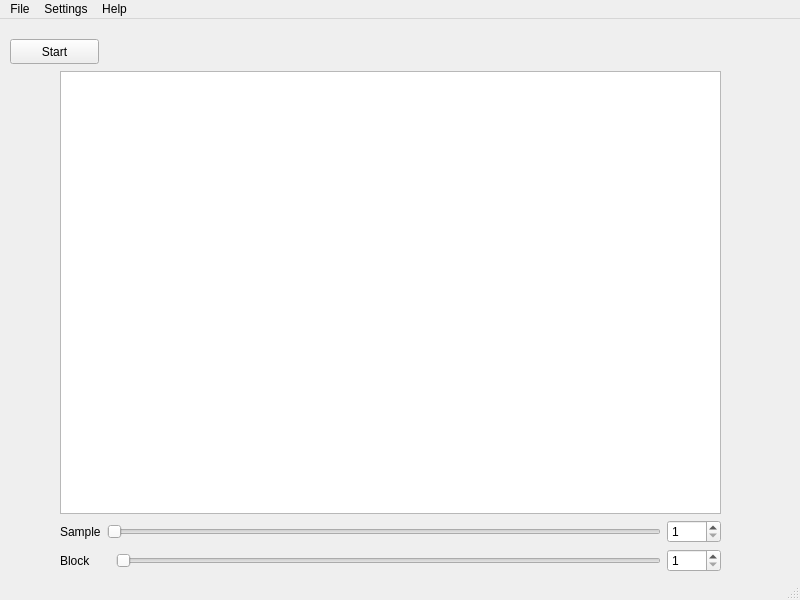
<?xml version="1.0" encoding="UTF-8"?>
<ui version="4.0">
 <class>MainWindow</class>
 <widget class="QMainWindow" name="MainWindow">
  <property name="geometry">
   <rect>
    <x>0</x>
    <y>0</y>
    <width>800</width>
    <height>600</height>
   </rect>
  </property>
  <property name="windowTitle">
   <string>Line Scan Camera</string>
  </property>
  <widget class="QWidget" name="centralwidget">
   <widget class="QPushButton" name="pushButtonStart">
    <property name="geometry">
     <rect>
      <x>10</x>
      <y>20</y>
      <width>89</width>
      <height>25</height>
     </rect>
    </property>
    <property name="text">
     <string>Start</string>
    </property>
   </widget>
   <widget class="QWidget" name="layoutWidget">
    <property name="geometry">
     <rect>
      <x>60</x>
      <y>52</y>
      <width>661</width>
      <height>501</height>
     </rect>
    </property>
    <layout class="QVBoxLayout" name="verticalLayout">
     <item>
      <widget class="QChartView" name="chartView">
       <property name="sizePolicy">
        <sizepolicy hsizetype="Expanding" vsizetype="Expanding">
         <horstretch>0</horstretch>
         <verstretch>0</verstretch>
        </sizepolicy>
       </property>
      </widget>
     </item>
     <item>
      <layout class="QHBoxLayout" name="horizontalLayoutSample">
       <item>
        <widget class="QLabel" name="labelSample">
         <property name="text">
          <string>Sample</string>
         </property>
        </widget>
       </item>
       <item>
        <widget class="QSlider" name="horizontalSliderSample">
         <property name="minimum">
          <number>1</number>
         </property>
         <property name="maximum">
          <number>1000</number>
         </property>
         <property name="orientation">
          <enum>Qt::Horizontal</enum>
         </property>
         <property name="tickPosition">
          <enum>QSlider::NoTicks</enum>
         </property>
        </widget>
       </item>
       <item>
        <widget class="MyQSpinBox" name="spinBoxSample">
         <property name="minimum">
          <number>1</number>
         </property>
         <property name="maximum">
          <number>1000</number>
         </property>
         <property name="value">
          <number>1</number>
         </property>
        </widget>
       </item>
      </layout>
     </item>
     <item>
      <layout class="QHBoxLayout" name="horizontalLayoutBlock">
       <item>
        <widget class="QLabel" name="labelBlock">
         <property name="minimumSize">
          <size>
           <width>50</width>
           <height>0</height>
          </size>
         </property>
         <property name="text">
          <string>Block</string>
         </property>
        </widget>
       </item>
       <item>
        <widget class="QSlider" name="horizontalSliderBlock">
         <property name="minimum">
          <number>1</number>
         </property>
         <property name="maximum">
          <number>1000</number>
         </property>
         <property name="orientation">
          <enum>Qt::Horizontal</enum>
         </property>
        </widget>
       </item>
       <item>
        <widget class="MyQSpinBox" name="spinBoxBlock">
         <property name="minimum">
          <number>1</number>
         </property>
         <property name="maximum">
          <number>1000</number>
         </property>
        </widget>
       </item>
      </layout>
     </item>
    </layout>
   </widget>
  </widget>
  <widget class="QMenuBar" name="menubar">
   <property name="geometry">
    <rect>
     <x>0</x>
     <y>0</y>
     <width>800</width>
     <height>22</height>
    </rect>
   </property>
   <widget class="QMenu" name="menuFile">
    <property name="title">
     <string>File</string>
    </property>
    <addaction name="actionExit"/>
   </widget>
   <widget class="QMenu" name="menuSettings">
    <property name="title">
     <string>Settings</string>
    </property>
    <addaction name="actionEdit"/>
   </widget>
   <widget class="QMenu" name="menuHelp">
    <property name="title">
     <string>Help</string>
    </property>
    <addaction name="actionDump_board_registers"/>
   </widget>
   <addaction name="menuFile"/>
   <addaction name="menuSettings"/>
   <addaction name="menuHelp"/>
  </widget>
  <widget class="QStatusBar" name="statusbar"/>
  <action name="actionEdit">
   <property name="text">
    <string>Edit</string>
   </property>
   <property name="menuRole">
    <enum>QAction::PreferencesRole</enum>
   </property>
  </action>
  <action name="actionExit">
   <property name="text">
    <string>Exit</string>
   </property>
   <property name="menuRole">
    <enum>QAction::QuitRole</enum>
   </property>
  </action>
  <action name="actionDump_board_registers">
   <property name="text">
    <string>Dump board registers</string>
   </property>
  </action>
 </widget>
 <customwidgets>
  <customwidget>
   <class>QChartView</class>
   <extends>QGraphicsView</extends>
   <header>QtCharts</header>
  </customwidget>
  <customwidget>
   <class>MyQSpinBox</class>
   <extends>QSpinBox</extends>
   <header>myqspinbox.h</header>
   <slots>
    <signal>valueManuallyChanged(int)</signal>
   </slots>
  </customwidget>
 </customwidgets>
 <resources/>
 <connections>
  <connection>
   <sender>horizontalSliderBlock</sender>
   <signal>valueChanged(int)</signal>
   <receiver>spinBoxBlock</receiver>
   <slot>setValue(int)</slot>
   <hints>
    <hint type="sourcelabel">
     <x>596</x>
     <y>566</y>
    </hint>
    <hint type="destinationlabel">
     <x>718</x>
     <y>572</y>
    </hint>
   </hints>
  </connection>
  <connection>
   <sender>spinBoxBlock</sender>
   <signal>valueManuallyChanged(int)</signal>
   <receiver>horizontalSliderBlock</receiver>
   <slot>setValue(int)</slot>
   <hints>
    <hint type="sourcelabel">
     <x>718</x>
     <y>572</y>
    </hint>
    <hint type="destinationlabel">
     <x>514</x>
     <y>566</y>
    </hint>
   </hints>
  </connection>
  <connection>
   <sender>horizontalSliderSample</sender>
   <signal>valueChanged(int)</signal>
   <receiver>spinBoxSample</receiver>
   <slot>setValue(int)</slot>
   <hints>
    <hint type="sourcelabel">
     <x>490</x>
     <y>532</y>
    </hint>
    <hint type="destinationlabel">
     <x>718</x>
     <y>538</y>
    </hint>
   </hints>
  </connection>
  <connection>
   <sender>spinBoxSample</sender>
   <signal>valueManuallyChanged(int)</signal>
   <receiver>horizontalSliderSample</receiver>
   <slot>setValue(int)</slot>
   <hints>
    <hint type="sourcelabel">
     <x>718</x>
     <y>538</y>
    </hint>
    <hint type="destinationlabel">
     <x>518</x>
     <y>532</y>
    </hint>
   </hints>
  </connection>
 </connections>
</ui>
